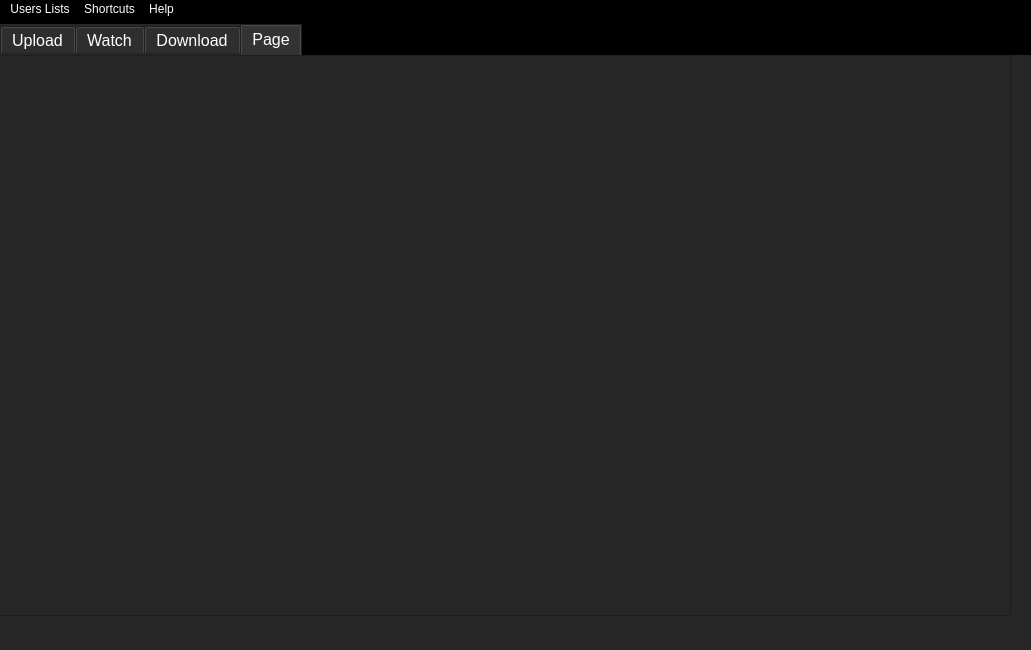
<?xml version="1.0" encoding="UTF-8"?>
<ui version="4.0">
 <author>Outsider</author>
 <class>YouTubeOutside</class>
 <widget class="QMainWindow" name="YouTubeOutside">
  <property name="geometry">
   <rect>
    <x>0</x>
    <y>0</y>
    <width>1031</width>
    <height>650</height>
   </rect>
  </property>
  <property name="sizePolicy">
   <sizepolicy hsizetype="Expanding" vsizetype="Expanding">
    <horstretch>0</horstretch>
    <verstretch>0</verstretch>
   </sizepolicy>
  </property>
  <property name="minimumSize">
   <size>
    <width>650</width>
    <height>400</height>
   </size>
  </property>
  <property name="baseSize">
   <size>
    <width>1000</width>
    <height>550</height>
   </size>
  </property>
  <property name="windowTitle">
   <string>Outside YouTube</string>
  </property>
  <property name="layoutDirection">
   <enum>Qt::LeftToRight</enum>
  </property>
  <property name="styleSheet">
   <string notr="true">alternate-background-color: rgb(255, 255, 255);
color: rgb(255, 255, 255);
background-color: rgb(0, 0, 0);
border-color: rgb(129, 136, 136);
border-top-color: rgb(129, 136, 136);
selection-background-color: rgb(61, 61, 61);</string>
  </property>
  <property name="toolButtonStyle">
   <enum>Qt::ToolButtonIconOnly</enum>
  </property>
  <widget class="QWidget" name="centralwidget">
   <property name="sizePolicy">
    <sizepolicy hsizetype="Expanding" vsizetype="Expanding">
     <horstretch>0</horstretch>
     <verstretch>0</verstretch>
    </sizepolicy>
   </property>
   <property name="minimumSize">
    <size>
     <width>350</width>
     <height>200</height>
    </size>
   </property>
   <property name="baseSize">
    <size>
     <width>1036</width>
     <height>640</height>
    </size>
   </property>
   <layout class="QGridLayout" name="gridLayout">
    <item row="1" column="0">
     <widget class="QTabWidget" name="OutsideYT">
      <property name="sizePolicy">
       <sizepolicy hsizetype="MinimumExpanding" vsizetype="MinimumExpanding">
        <horstretch>0</horstretch>
        <verstretch>0</verstretch>
       </sizepolicy>
      </property>
      <property name="minimumSize">
       <size>
        <width>300</width>
        <height>200</height>
       </size>
      </property>
      <property name="font">
       <font>
        <family>Arial</family>
        <pointsize>12</pointsize>
       </font>
      </property>
      <property name="styleSheet">
       <string notr="true">background-color: rgb(39, 39, 39);
alternate-background-color: rgb(39, 39, 39);
selection-background-color: rgb(15, 15, 15);</string>
      </property>
      <property name="tabShape">
       <enum>QTabWidget::Rounded</enum>
      </property>
      <property name="currentIndex">
       <number>3</number>
      </property>
      <property name="usesScrollButtons">
       <bool>true</bool>
      </property>
      <property name="documentMode">
       <bool>false</bool>
      </property>
      <property name="tabsClosable">
       <bool>false</bool>
      </property>
      <property name="movable">
       <bool>false</bool>
      </property>
      <property name="tabBarAutoHide">
       <bool>false</bool>
      </property>
      <property name="Anchor" stdset="0">
       <string/>
      </property>
      <widget class="QWidget" name="UploadPage">
       <property name="sizePolicy">
        <sizepolicy hsizetype="Expanding" vsizetype="Expanding">
         <horstretch>0</horstretch>
         <verstretch>0</verstretch>
        </sizepolicy>
       </property>
       <property name="layoutDirection">
        <enum>Qt::LeftToRight</enum>
       </property>
       <attribute name="title">
        <string>Upload</string>
       </attribute>
       <layout class="QVBoxLayout" name="verticalLayout_2" stretch="0,0,0,0">
        <property name="sizeConstraint">
         <enum>QLayout::SetMinimumSize</enum>
        </property>
        <property name="leftMargin">
         <number>15</number>
        </property>
        <property name="topMargin">
         <number>15</number>
        </property>
        <property name="rightMargin">
         <number>15</number>
        </property>
        <property name="bottomMargin">
         <number>15</number>
        </property>
        <item>
         <layout class="QHBoxLayout" name="horizontalLayout_3">
          <property name="spacing">
           <number>0</number>
          </property>
          <property name="sizeConstraint">
           <enum>QLayout::SetMinimumSize</enum>
          </property>
          <item>
           <widget class="QPushButton" name="Upload_SelectVideos_Button">
            <property name="sizePolicy">
             <sizepolicy hsizetype="Fixed" vsizetype="Fixed">
              <horstretch>0</horstretch>
              <verstretch>0</verstretch>
             </sizepolicy>
            </property>
            <property name="font">
             <font>
              <family>Arial</family>
              <pointsize>11</pointsize>
             </font>
            </property>
            <property name="text">
             <string>  Select Videos  </string>
            </property>
           </widget>
          </item>
          <item>
           <spacer name="horizontalSpacer">
            <property name="orientation">
             <enum>Qt::Horizontal</enum>
            </property>
            <property name="sizeHint" stdset="0">
             <size>
              <width>40</width>
              <height>20</height>
             </size>
            </property>
           </spacer>
          </item>
          <item alignment="Qt::AlignHCenter">
           <widget class="QPushButton" name="Upload_UploadTime_Button">
            <property name="font">
             <font>
              <family>Arial</family>
              <pointsize>11</pointsize>
             </font>
            </property>
            <property name="text">
             <string>  Upload Time  </string>
            </property>
           </widget>
          </item>
          <item>
           <spacer name="horizontalSpacer_4">
            <property name="orientation">
             <enum>Qt::Horizontal</enum>
            </property>
            <property name="sizeType">
             <enum>QSizePolicy::Expanding</enum>
            </property>
            <property name="sizeHint" stdset="0">
             <size>
              <width>20</width>
              <height>20</height>
             </size>
            </property>
           </spacer>
          </item>
          <item>
           <layout class="QVBoxLayout" name="verticalLayout_4">
            <property name="spacing">
             <number>6</number>
            </property>
            <item alignment="Qt::AlignRight">
             <widget class="QRadioButton" name="Upload_Default_Radio">
              <property name="sizePolicy">
               <sizepolicy hsizetype="Fixed" vsizetype="Fixed">
                <horstretch>0</horstretch>
                <verstretch>0</verstretch>
               </sizepolicy>
              </property>
              <property name="font">
               <font>
                <family>Arial</family>
                <pointsize>11</pointsize>
               </font>
              </property>
              <property name="text">
               <string>Default settings</string>
              </property>
              <property name="checked">
               <bool>true</bool>
              </property>
             </widget>
            </item>
            <item alignment="Qt::AlignRight">
             <widget class="QRadioButton" name="Upload_Unique_Radio">
              <property name="sizePolicy">
               <sizepolicy hsizetype="Fixed" vsizetype="Fixed">
                <horstretch>0</horstretch>
                <verstretch>0</verstretch>
               </sizepolicy>
              </property>
              <property name="font">
               <font>
                <family>Arial</family>
                <pointsize>11</pointsize>
               </font>
              </property>
              <property name="text">
               <string>Unique settings</string>
              </property>
             </widget>
            </item>
            <item>
             <widget class="QCheckBox" name="Upload_SelectAll_CheckBox">
              <property name="font">
               <font>
                <family>Arial</family>
                <pointsize>11</pointsize>
               </font>
              </property>
              <property name="text">
               <string>Select All</string>
              </property>
              <property name="checked">
               <bool>true</bool>
              </property>
             </widget>
            </item>
           </layout>
          </item>
         </layout>
        </item>
        <item>
         <spacer name="verticalSpacer">
          <property name="orientation">
           <enum>Qt::Vertical</enum>
          </property>
          <property name="sizeType">
           <enum>QSizePolicy::Minimum</enum>
          </property>
          <property name="sizeHint" stdset="0">
           <size>
            <width>11</width>
            <height>3</height>
           </size>
          </property>
         </spacer>
        </item>
        <item>
         <widget class="QTableWidget" name="Upload_Table">
          <property name="font">
           <font>
            <family>Arial</family>
            <pointsize>11</pointsize>
           </font>
          </property>
          <property name="frameShape">
           <enum>QFrame::NoFrame</enum>
          </property>
          <property name="frameShadow">
           <enum>QFrame::Sunken</enum>
          </property>
          <property name="sizeAdjustPolicy">
           <enum>QAbstractScrollArea::AdjustToContentsOnFirstShow</enum>
          </property>
          <property name="alternatingRowColors">
           <bool>false</bool>
          </property>
          <property name="textElideMode">
           <enum>Qt::ElideRight</enum>
          </property>
          <property name="verticalScrollMode">
           <enum>QAbstractItemView::ScrollPerPixel</enum>
          </property>
          <property name="horizontalScrollMode">
           <enum>QAbstractItemView::ScrollPerPixel</enum>
          </property>
          <property name="gridStyle">
           <enum>Qt::DotLine</enum>
          </property>
          <property name="sortingEnabled">
           <bool>true</bool>
          </property>
          <property name="columnCount">
           <number>14</number>
          </property>
          <attribute name="horizontalHeaderCascadingSectionResizes">
           <bool>false</bool>
          </attribute>
          <attribute name="horizontalHeaderShowSortIndicator" stdset="0">
           <bool>true</bool>
          </attribute>
          <attribute name="horizontalHeaderStretchLastSection">
           <bool>false</bool>
          </attribute>
          <attribute name="verticalHeaderCascadingSectionResizes">
           <bool>false</bool>
          </attribute>
          <attribute name="verticalHeaderDefaultSectionSize">
           <number>40</number>
          </attribute>
          <attribute name="verticalHeaderMinimumSectionSize">
           <number>40</number>
          </attribute>
          <attribute name="verticalHeaderShowSortIndicator" stdset="0">
           <bool>true</bool>
          </attribute>
          <attribute name="verticalHeaderStretchLastSection">
           <bool>false</bool>
          </attribute>
          <column/>
          <column/>
          <column/>
          <column/>
          <column/>
          <column/>
          <column/>
          <column/>
          <column/>
          <column/>
          <column/>
          <column/>
          <column/>
          <column/>
         </widget>
        </item>
        <item>
         <layout class="QHBoxLayout" name="horizontalLayout">
          <item>
           <widget class="QProgressBar" name="Upload_Progress_Bar">
            <property name="enabled">
             <bool>true</bool>
            </property>
            <property name="font">
             <font>
              <family>Arial</family>
              <pointsize>9</pointsize>
             </font>
            </property>
            <property name="value">
             <number>0</number>
            </property>
            <property name="invertedAppearance">
             <bool>false</bool>
            </property>
           </widget>
          </item>
          <item>
           <widget class="QLabel" name="Upload_Progress_Label">
            <property name="font">
             <font>
              <family>Arial</family>
              <pointsize>11</pointsize>
              <weight>75</weight>
              <bold>true</bold>
             </font>
            </property>
            <property name="text">
             <string/>
            </property>
           </widget>
          </item>
          <item>
           <spacer name="horizontalSpacer_8">
            <property name="orientation">
             <enum>Qt::Horizontal</enum>
            </property>
            <property name="sizeHint" stdset="0">
             <size>
              <width>40</width>
              <height>20</height>
             </size>
            </property>
           </spacer>
          </item>
          <item>
           <widget class="QPushButton" name="pushButton">
            <property name="font">
             <font>
              <family>Arial</family>
              <pointsize>10</pointsize>
             </font>
            </property>
            <property name="text">
             <string>Delete Uploaded</string>
            </property>
           </widget>
          </item>
          <item>
           <widget class="QCheckBox" name="Upload_ShowBrowser_checkBox">
            <property name="font">
             <font>
              <family>Arial</family>
              <pointsize>9</pointsize>
              <weight>75</weight>
              <bold>true</bold>
             </font>
            </property>
            <property name="text">
             <string>Show Browsers</string>
            </property>
           </widget>
          </item>
          <item>
           <spacer name="horizontalSpacer_10">
            <property name="orientation">
             <enum>Qt::Horizontal</enum>
            </property>
            <property name="sizeType">
             <enum>QSizePolicy::Minimum</enum>
            </property>
            <property name="sizeHint" stdset="0">
             <size>
              <width>40</width>
              <height>20</height>
             </size>
            </property>
           </spacer>
          </item>
          <item alignment="Qt::AlignRight">
           <widget class="QPushButton" name="Upload_Start">
            <property name="sizePolicy">
             <sizepolicy hsizetype="Fixed" vsizetype="Fixed">
              <horstretch>0</horstretch>
              <verstretch>0</verstretch>
             </sizepolicy>
            </property>
            <property name="font">
             <font>
              <family>Arial</family>
              <pointsize>18</pointsize>
              <weight>50</weight>
              <bold>false</bold>
             </font>
            </property>
            <property name="text">
             <string>      Start      </string>
            </property>
           </widget>
          </item>
          <item>
           <spacer name="horizontalSpacer_9">
            <property name="orientation">
             <enum>Qt::Horizontal</enum>
            </property>
            <property name="sizeType">
             <enum>QSizePolicy::Fixed</enum>
            </property>
            <property name="sizeHint" stdset="0">
             <size>
              <width>40</width>
              <height>50</height>
             </size>
            </property>
           </spacer>
          </item>
         </layout>
        </item>
       </layout>
      </widget>
      <widget class="QWidget" name="WatchPage">
       <attribute name="title">
        <string>Watch</string>
       </attribute>
       <layout class="QVBoxLayout" name="verticalLayout">
        <property name="leftMargin">
         <number>15</number>
        </property>
        <property name="topMargin">
         <number>15</number>
        </property>
        <property name="rightMargin">
         <number>15</number>
        </property>
        <property name="bottomMargin">
         <number>15</number>
        </property>
        <item>
         <layout class="QHBoxLayout" name="horizontalLayout_4">
          <item alignment="Qt::AlignLeft">
           <widget class="QPushButton" name="Watch_SelectVideos_Button">
            <property name="font">
             <font>
              <family>Arial</family>
              <pointsize>11</pointsize>
             </font>
            </property>
            <property name="text">
             <string>  Select Videos  </string>
            </property>
           </widget>
          </item>
          <item>
           <spacer name="horizontalSpacer_3">
            <property name="orientation">
             <enum>Qt::Horizontal</enum>
            </property>
            <property name="sizeHint" stdset="0">
             <size>
              <width>40</width>
              <height>20</height>
             </size>
            </property>
           </spacer>
          </item>
          <item>
           <layout class="QVBoxLayout" name="verticalLayout_3">
            <item>
             <widget class="QLabel" name="Watch_SelectGroup_Label">
              <property name="sizePolicy">
               <sizepolicy hsizetype="Minimum" vsizetype="Minimum">
                <horstretch>0</horstretch>
                <verstretch>0</verstretch>
               </sizepolicy>
              </property>
              <property name="font">
               <font>
                <family>Arial</family>
                <pointsize>11</pointsize>
               </font>
              </property>
              <property name="text">
               <string>Select Watchers Group</string>
              </property>
             </widget>
            </item>
            <item>
             <widget class="QComboBox" name="Watch_SelectGroup_Button">
              <property name="sizePolicy">
               <sizepolicy hsizetype="Fixed" vsizetype="Fixed">
                <horstretch>0</horstretch>
                <verstretch>0</verstretch>
               </sizepolicy>
              </property>
              <property name="minimumSize">
               <size>
                <width>250</width>
                <height>0</height>
               </size>
              </property>
              <property name="baseSize">
               <size>
                <width>250</width>
                <height>0</height>
               </size>
              </property>
              <property name="font">
               <font>
                <family>Arial</family>
                <pointsize>11</pointsize>
               </font>
              </property>
             </widget>
            </item>
           </layout>
          </item>
         </layout>
        </item>
        <item>
         <spacer name="verticalSpacer_3">
          <property name="orientation">
           <enum>Qt::Vertical</enum>
          </property>
          <property name="sizeType">
           <enum>QSizePolicy::Minimum</enum>
          </property>
          <property name="sizeHint" stdset="0">
           <size>
            <width>11</width>
            <height>3</height>
           </size>
          </property>
         </spacer>
        </item>
        <item>
         <widget class="QTableWidget" name="Watch_Table">
          <property name="font">
           <font>
            <family>Arial</family>
            <pointsize>11</pointsize>
           </font>
          </property>
         </widget>
        </item>
        <item>
         <layout class="QHBoxLayout" name="horizontalLayout_6">
          <item>
           <widget class="QProgressBar" name="Watch_Progress_Bar">
            <property name="font">
             <font>
              <family>Arial</family>
              <pointsize>9</pointsize>
             </font>
            </property>
            <property name="value">
             <number>0</number>
            </property>
            <property name="textVisible">
             <bool>true</bool>
            </property>
           </widget>
          </item>
          <item>
           <widget class="QLabel" name="Watch_Progress_Label">
            <property name="font">
             <font>
              <family>Arial</family>
              <pointsize>11</pointsize>
              <weight>75</weight>
              <bold>true</bold>
             </font>
            </property>
            <property name="text">
             <string/>
            </property>
           </widget>
          </item>
          <item>
           <spacer name="horizontalSpacer_16">
            <property name="orientation">
             <enum>Qt::Horizontal</enum>
            </property>
            <property name="sizeHint" stdset="0">
             <size>
              <width>40</width>
              <height>20</height>
             </size>
            </property>
           </spacer>
          </item>
          <item>
           <widget class="QLabel" name="Watch_Threads_Label">
            <property name="font">
             <font>
              <family>Arial</family>
              <pointsize>9</pointsize>
              <weight>75</weight>
              <bold>true</bold>
             </font>
            </property>
            <property name="text">
             <string>Thread count</string>
            </property>
           </widget>
          </item>
          <item>
           <widget class="QSpinBox" name="Watch_Threads_SpinBox">
            <property name="font">
             <font>
              <family>Arial</family>
              <pointsize>9</pointsize>
              <weight>75</weight>
              <bold>true</bold>
             </font>
            </property>
            <property name="value">
             <number>1</number>
            </property>
           </widget>
          </item>
          <item>
           <widget class="QCheckBox" name="Watch_UseProxy_CheckBox">
            <property name="font">
             <font>
              <family>Arial</family>
              <pointsize>9</pointsize>
              <weight>75</weight>
              <bold>true</bold>
             </font>
            </property>
            <property name="text">
             <string>Use proxy</string>
            </property>
            <property name="checked">
             <bool>true</bool>
            </property>
           </widget>
          </item>
          <item>
           <widget class="QCheckBox" name="Watch_ShowBrowsers_CheckBox">
            <property name="font">
             <font>
              <family>Arial</family>
              <pointsize>9</pointsize>
              <weight>75</weight>
              <bold>true</bold>
             </font>
            </property>
            <property name="text">
             <string>Show Browsers</string>
            </property>
           </widget>
          </item>
          <item>
           <spacer name="horizontalSpacer_18">
            <property name="orientation">
             <enum>Qt::Horizontal</enum>
            </property>
            <property name="sizeType">
             <enum>QSizePolicy::Minimum</enum>
            </property>
            <property name="sizeHint" stdset="0">
             <size>
              <width>40</width>
              <height>20</height>
             </size>
            </property>
           </spacer>
          </item>
          <item alignment="Qt::AlignRight">
           <widget class="QPushButton" name="Watch_Start">
            <property name="font">
             <font>
              <family>Arial</family>
              <pointsize>18</pointsize>
              <weight>50</weight>
              <bold>false</bold>
             </font>
            </property>
            <property name="text">
             <string>      Start      </string>
            </property>
           </widget>
          </item>
          <item>
           <spacer name="horizontalSpacer_17">
            <property name="orientation">
             <enum>Qt::Horizontal</enum>
            </property>
            <property name="sizeType">
             <enum>QSizePolicy::Fixed</enum>
            </property>
            <property name="sizeHint" stdset="0">
             <size>
              <width>40</width>
              <height>50</height>
             </size>
            </property>
           </spacer>
          </item>
         </layout>
        </item>
       </layout>
      </widget>
      <widget class="QWidget" name="DownloadPage">
       <attribute name="title">
        <string>Download</string>
       </attribute>
       <layout class="QVBoxLayout" name="verticalLayout_6">
        <property name="leftMargin">
         <number>15</number>
        </property>
        <property name="topMargin">
         <number>15</number>
        </property>
        <property name="rightMargin">
         <number>15</number>
        </property>
        <property name="bottomMargin">
         <number>15</number>
        </property>
        <item>
         <layout class="QHBoxLayout" name="horizontalLayout_8">
          <item>
           <widget class="QPushButton" name="Download_SelectVideos_Button">
            <property name="font">
             <font>
              <family>Arial</family>
              <pointsize>11</pointsize>
             </font>
            </property>
            <property name="text">
             <string>  Select Videos  </string>
            </property>
           </widget>
          </item>
          <item>
           <spacer name="horizontalSpacer_5">
            <property name="orientation">
             <enum>Qt::Horizontal</enum>
            </property>
            <property name="sizeType">
             <enum>QSizePolicy::Expanding</enum>
            </property>
            <property name="sizeHint" stdset="0">
             <size>
              <width>40</width>
              <height>20</height>
             </size>
            </property>
           </spacer>
          </item>
          <item>
           <layout class="QVBoxLayout" name="verticalLayout_5">
            <item alignment="Qt::AlignLeft">
             <widget class="QLabel" name="Download_SavingPath_Label">
              <property name="sizePolicy">
               <sizepolicy hsizetype="Preferred" vsizetype="Preferred">
                <horstretch>0</horstretch>
                <verstretch>0</verstretch>
               </sizepolicy>
              </property>
              <property name="font">
               <font>
                <family>Arial</family>
                <pointsize>11</pointsize>
               </font>
              </property>
              <property name="text">
               <string/>
              </property>
             </widget>
            </item>
            <item alignment="Qt::AlignRight">
             <widget class="QPushButton" name="Download_ChangePath_Button">
              <property name="font">
               <font>
                <family>Arial</family>
                <pointsize>11</pointsize>
               </font>
              </property>
              <property name="text">
               <string> Change Saving Path </string>
              </property>
             </widget>
            </item>
           </layout>
          </item>
         </layout>
        </item>
        <item>
         <spacer name="horizontalSpacer_13">
          <property name="orientation">
           <enum>Qt::Vertical</enum>
          </property>
          <property name="sizeType">
           <enum>QSizePolicy::Minimum</enum>
          </property>
          <property name="sizeHint" stdset="0">
           <size>
            <width>11</width>
            <height>3</height>
           </size>
          </property>
         </spacer>
        </item>
        <item>
         <widget class="QTableWidget" name="Download_Table">
          <property name="font">
           <font>
            <family>Arial</family>
            <pointsize>11</pointsize>
           </font>
          </property>
         </widget>
        </item>
        <item>
         <layout class="QHBoxLayout" name="horizontalLayout_10">
          <item>
           <widget class="QProgressBar" name="Download_Progress_Bar">
            <property name="font">
             <font>
              <family>Arial</family>
              <pointsize>9</pointsize>
              <weight>75</weight>
              <bold>true</bold>
             </font>
            </property>
            <property name="value">
             <number>0</number>
            </property>
           </widget>
          </item>
          <item>
           <widget class="QLabel" name="Download_Progress_Label">
            <property name="font">
             <font>
              <family>Arial</family>
              <pointsize>11</pointsize>
              <weight>75</weight>
              <bold>true</bold>
             </font>
            </property>
            <property name="text">
             <string/>
            </property>
           </widget>
          </item>
          <item>
           <spacer name="horizontalSpacer_24">
            <property name="orientation">
             <enum>Qt::Horizontal</enum>
            </property>
            <property name="sizeHint" stdset="0">
             <size>
              <width>40</width>
              <height>20</height>
             </size>
            </property>
           </spacer>
          </item>
          <item alignment="Qt::AlignRight">
           <widget class="QPushButton" name="Download_Start">
            <property name="font">
             <font>
              <family>Arial</family>
              <pointsize>18</pointsize>
             </font>
            </property>
            <property name="text">
             <string>      Start      </string>
            </property>
           </widget>
          </item>
          <item>
           <spacer name="horizontalSpacer_25">
            <property name="orientation">
             <enum>Qt::Horizontal</enum>
            </property>
            <property name="sizeType">
             <enum>QSizePolicy::Fixed</enum>
            </property>
            <property name="sizeHint" stdset="0">
             <size>
              <width>40</width>
              <height>50</height>
             </size>
            </property>
           </spacer>
          </item>
         </layout>
        </item>
       </layout>
      </widget>
      <widget class="QWidget" name="tab">
       <attribute name="title">
        <string>Page</string>
       </attribute>
       <widget class="QWidget" name="verticalLayoutWidget">
        <property name="geometry">
         <rect>
          <x>-30</x>
          <y>0</y>
          <width>1041</width>
          <height>561</height>
         </rect>
        </property>
        <layout class="QVBoxLayout" name="verticalLayout_7">
         <item>
          <widget class="QTableView" name="tableView"/>
         </item>
        </layout>
       </widget>
      </widget>
     </widget>
    </item>
    <item row="0" column="0">
     <spacer name="verticalSpacer_2">
      <property name="orientation">
       <enum>Qt::Vertical</enum>
      </property>
      <property name="sizeType">
       <enum>QSizePolicy::Fixed</enum>
      </property>
      <property name="sizeHint" stdset="0">
       <size>
        <width>5</width>
        <height>5</height>
       </size>
      </property>
     </spacer>
    </item>
   </layout>
  </widget>
  <widget class="QMenuBar" name="menubar">
   <property name="geometry">
    <rect>
     <x>0</x>
     <y>0</y>
     <width>1031</width>
     <height>25</height>
    </rect>
   </property>
   <widget class="QMenu" name="menuOutside_YouTube">
    <property name="font">
     <font>
      <family>Arial</family>
      <pointsize>11</pointsize>
     </font>
    </property>
    <property name="title">
     <string>Shortcuts</string>
    </property>
    <addaction name="actionUpdate_sheet"/>
    <addaction name="separator"/>
    <addaction name="actionOpen_Main_Folder"/>
   </widget>
   <widget class="QMenu" name="menuHelp">
    <property name="font">
     <font>
      <family>Arial</family>
      <pointsize>10</pointsize>
     </font>
    </property>
    <property name="title">
     <string>Help</string>
    </property>
    <addaction name="actionAbout_Outside_YT"/>
   </widget>
   <widget class="QMenu" name="menuUsers_Lists">
    <property name="font">
     <font>
      <family>Arial</family>
      <pointsize>11</pointsize>
     </font>
    </property>
    <property name="title">
     <string>Users Lists</string>
    </property>
    <addaction name="actionUploaders_2"/>
    <addaction name="separator"/>
    <addaction name="actionWatchers_2"/>
   </widget>
   <addaction name="menuUsers_Lists"/>
   <addaction name="menuOutside_YouTube"/>
   <addaction name="menuHelp"/>
  </widget>
  <action name="actionAbout_Outside_YT">
   <property name="text">
    <string>About Outside YT</string>
   </property>
   <property name="font">
    <font>
     <family>Arial</family>
     <pointsize>10</pointsize>
    </font>
   </property>
  </action>
  <action name="actionUploaders">
   <property name="text">
    <string>Uploaders</string>
   </property>
   <property name="font">
    <font>
     <family>Arial</family>
     <pointsize>10</pointsize>
    </font>
   </property>
  </action>
  <action name="actionWatchers">
   <property name="text">
    <string>Watchers</string>
   </property>
   <property name="font">
    <font>
     <family>Arial</family>
     <pointsize>10</pointsize>
    </font>
   </property>
  </action>
  <action name="actionOpen_Main_Folder">
   <property name="text">
    <string>Open Main Folder (Ctrl+Shift+E)</string>
   </property>
   <property name="font">
    <font>
     <family>Arial</family>
     <pointsize>10</pointsize>
    </font>
   </property>
  </action>
  <action name="actionUpdate_sheet">
   <property name="text">
    <string>Update Page (F5)</string>
   </property>
   <property name="font">
    <font>
     <family>Arial</family>
     <pointsize>10</pointsize>
    </font>
   </property>
  </action>
  <action name="actionUploaders_2">
   <property name="text">
    <string>Uploaders</string>
   </property>
   <property name="font">
    <font>
     <family>Arial</family>
     <pointsize>10</pointsize>
    </font>
   </property>
  </action>
  <action name="actionWatchers_2">
   <property name="text">
    <string>Watchers</string>
   </property>
   <property name="font">
    <font>
     <family>Arial</family>
     <pointsize>10</pointsize>
    </font>
   </property>
  </action>
 </widget>
 <layoutdefault spacing="10" margin="0"/>
 <resources/>
 <connections/>
 <designerdata>
  <property name="gridDeltaX">
   <number>10</number>
  </property>
  <property name="gridDeltaY">
   <number>10</number>
  </property>
  <property name="gridSnapX">
   <bool>true</bool>
  </property>
  <property name="gridSnapY">
   <bool>true</bool>
  </property>
  <property name="gridVisible">
   <bool>false</bool>
  </property>
 </designerdata>
</ui>
